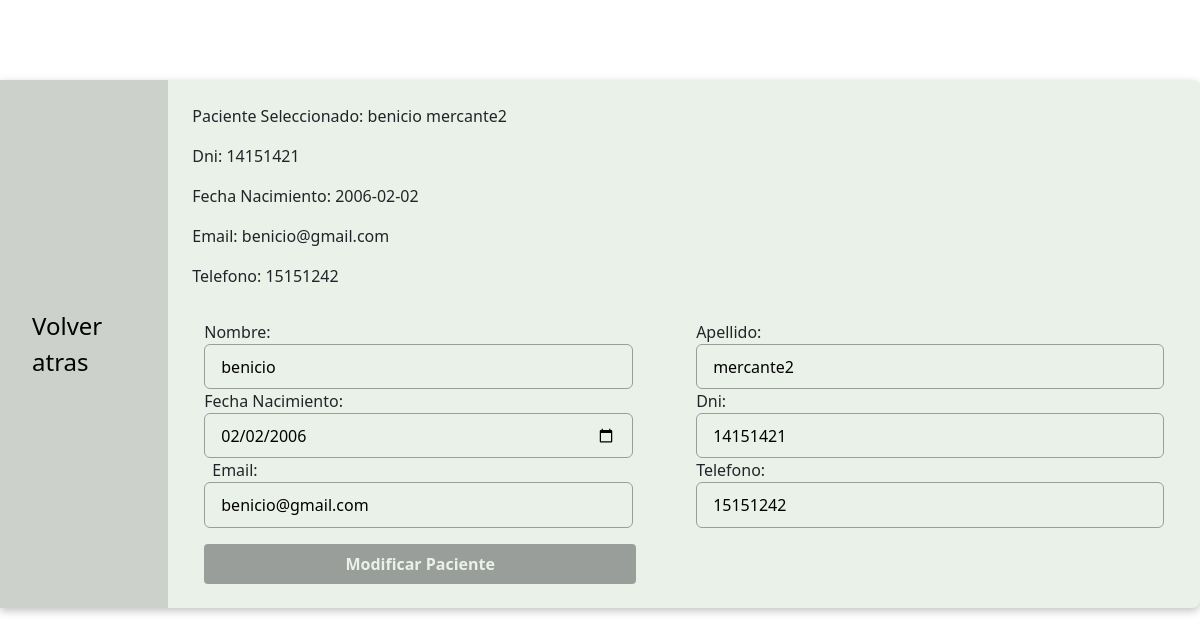
The page /admin/abml/modificacion-paciente.php?idU=3 (signed in) on the database its author committed.
### tables this page shows
CREATE TABLE IF NOT EXISTS `personas` (
  `id_personas` int NOT NULL AUTO_INCREMENT,
  `nombre` varchar(45) NOT NULL,
  `apellido` varchar(45) NOT NULL,
  `dni` int NOT NULL,
  `fecha_nacimiento` date NOT NULL,
  `telefono` int NOT NULL,
  `email` varchar(60) NOT NULL,
  `fk_rol` int NOT NULL,
  `contrasenia` varchar(45) NOT NULL,
  PRIMARY KEY (`id_personas`),
  UNIQUE KEY `id_personas_UNIQUE` (`id_personas`),
  UNIQUE KEY `dni_UNIQUE` (`dni`),
  UNIQUE KEY `email_UNIQUE` (`email`)
);

### admin/abml/lectura.php (called while the page is built, shortened)
<?php
    $lecturaUsuarios = "SELECT * FROM `personas`";
?>

### admin/abml/modificacion-paciente.php (the view, shortened to what this page needs)
<?php
    include_once("../../componentes/config/config.php");
    include_once("lectura.php");
    if (isset($_GET["idU"])) {
        $idPersona = $_GET["idU"];
    }
    $lecturaUsuarios .= " WHERE `id_personas`='$idPersona'";
    $usuarios = mysqli_query($conexion, $lecturaUsuarios);
    if ($usuario = mysqli_fetch_array($usuarios)) {
        $nombre = $usuario["nombre"];
        $apellido = $usuario["apellido"];
        $dni = $usuario["dni"];
        $fechaNacimiento = $usuario["fecha_nacimiento"];
        $email = $usuario["email"];
        $telefono = $usuario["telefono"];
    }
?>
<!DOCTYPE html>
<html lang="en">
<head>
    <link rel="stylesheet" href="../../css-admin/main.css">
    <?php
        include_once("../../librerias/bootstrap-css.php");
    ?>
</head>
<body>
    <main class="main-mod-paciente">
        <section>
            <article>
                <a class="volver-atras" href="../pacientes.php">Volver atras</a>
            </article>
            <article class="container">
                <div>
                    <p>
                        Paciente Seleccionado: <?php echo $nombre . " " . $apellido?>
                    </p>
                    <p>
                        Dni: <?php echo $dni?>
                    </p>
                    <p>
                        Fecha Nacimiento: <?php echo $fechaNacimiento ?>
                    </p>
                    <p>
                        Email: <?php echo $email?>
                    </p>
                    <p>
                        Telefono: <?php echo $telefono?>
                    </p>
                </div>
                <form class="container-fluid form-modificacion" action="procesar-modificacion.php" method="post" enctype="multipart/form-data">
                    <div class="row">
                        <div class="col-6 text-start">
                            <label for="nombre">Nombre:</label>
                            <input class="col-11 input-paciente" type="text" name="nombre" id="nombre" placeholder="Ingresa el nombre" value="<?php echo "$nombre"?>">
                            <label for="fecha-nacimiento">Fecha Nacimiento:</label>
                            <input class="col-11 input-paciente" type="date" name="fecha-nacimiento" id="fecha-nacimiento" value="<?php echo $fechaNacimiento?>">
                            <label class="ms-2" for="email">Email:</label>
                            <input class="col-11 input-paciente" type="email" name="email" id="email" placeholder="Ingrese el email" autocomplete="additional-name" value="<?php echo $email?>">
                        </div>
                        <div class="col-6">
                            <label for="apellido">Apellido:</label>
                            <input class="col-12 input-paciente" type="text" name="apellido" id="apellido" placeholder="Ingresa el apellido" value="<?php echo $apellido?>">
                            <label for="dni">Dni:</label>
                            <input class="col-12 input-paciente" type="number" name="dni" id="dni" placeholder="Ingrese el dni" value="<?php echo $dni?>">
                            <label for="telefono">Telefono:</label>
                            <input class="col-12 input-paciente" type="number" name="telefono" id="telefono" placeholder="Ingrese el telefono" value="<?php echo $telefono?>">
                        </div>
                    </div>
                    <div>
                        <button class="submit-paciente" type="submit" value="Modificar Paciente">Modificar Paciente</button>
                    </div>
                </form>
            </article>
        </section>
    </main>
</body>
</html>

### css-admin/main.css (style rules this page uses)
* { margin: 0; padding: 0; }
a { text-decoration: none; }
.input-paciente { padding: 0.6rem 1rem !important; background-color: #EAF1E8; border: 1px solid #9a9e9a; border-radius: 6px; }
#form-alta, .form-modificacion { display: flex; flex-direction: column; justify-content: center; row-gap: 1rem; }
input { padding: 0.4rem !important ; }
.volver-atras { text-decoration: none; padding: 0 2rem !important; color: black; font-size: 1.5rem; display: flex; align-items: center; height: 100%; background-color: #ccd1cb; transition: font-size 0.3s ease; }
.main-mod-paciente { display: flex; align-items: center; justify-content: center; height: 100%; }
.main-mod-paciente section { display: flex; margin-top: 5rem; background-color: #EAF1E8; border-radius: 0 8px 8px 0; box-shadow: rgba(0, 0, 0, 0.24) 0px 3px 8px; }
.main-mod-paciente section > article:last-of-type { padding: 1.5rem; }
.submit-paciente { width: 45% !important; color: #EAF1E8; font-weight: bolder; background-color: #9a9e9a; border: none; border-radius: 4px; padding: 0.5rem; transition: background-color 0.3s ease; }

### rows shown on the page
personas: nombre "benicio", apellido "mercante2", dni "14151421", fecha_nacimiento "2006-02-02", email "benicio@gmail.com", telefono "15151242", fecha-nacimiento "02/02/2006"
